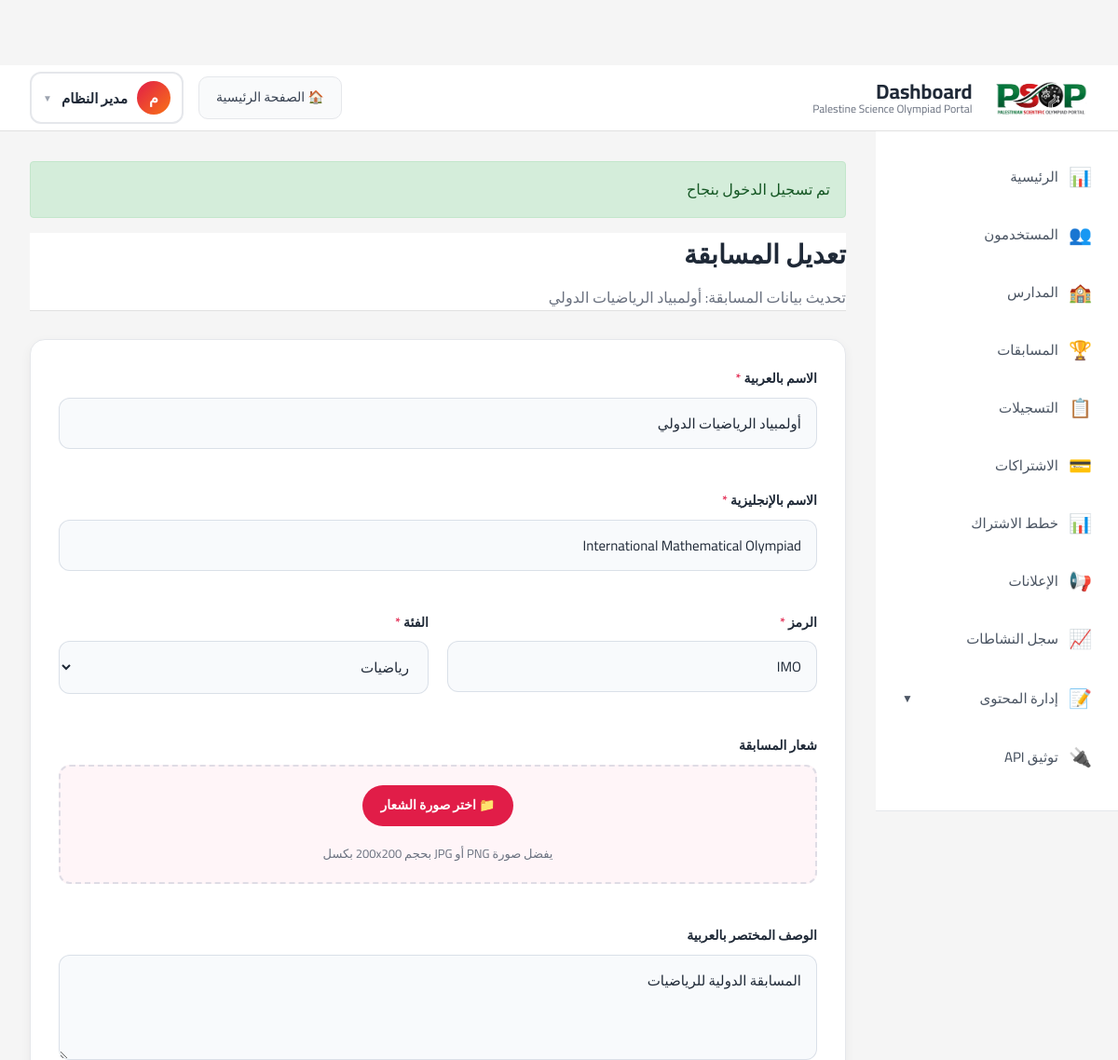
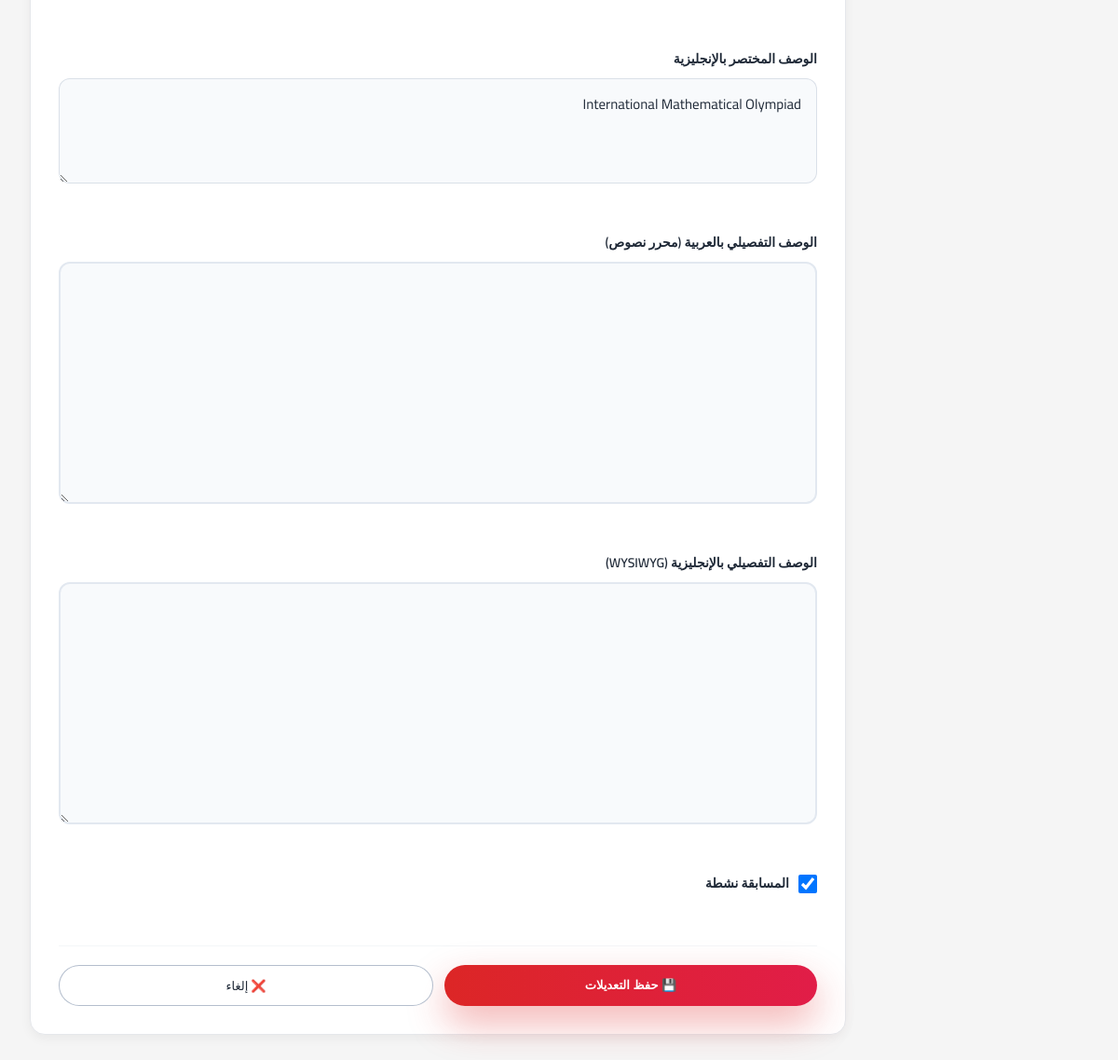
The app's page /public/admin/competitions/1/edit (signed in) with its own data (2 pictures, top to bottom).
### tables this page shows
CREATE TABLE users (
    id INT AUTO_INCREMENT PRIMARY KEY,
    name VARCHAR(255) NOT NULL,
    email VARCHAR(255) NOT NULL UNIQUE,
    password_hash VARCHAR(255) NOT NULL,
    phone VARCHAR(20),
    type ENUM('student', 'school_coordinator', 'trainer', 'admin', 'competition_manager') NOT NULL,
    status ENUM('active', 'inactive', 'pending', 'suspended') DEFAULT 'active',
    created_at DATETIME NOT NULL,
    updated_at DATETIME NOT NULL,
    INDEX idx_email (email),
    INDEX idx_type (type),
    INDEX idx_status (status)
);

CREATE TABLE competitions (
    id INT AUTO_INCREMENT PRIMARY KEY,
    name_ar VARCHAR(255) NOT NULL,
    name_en VARCHAR(255) NOT NULL,
    code VARCHAR(50) NOT NULL UNIQUE,
    category ENUM('mathematics', 'informatics', 'physics', 'chemistry', 'biology', 'ai', 'cybersecurity', 'other') NOT NULL,
    description_ar TEXT,
    description_en TEXT,
    long_description_ar MEDIUMTEXT,
    long_description_en MEDIUMTEXT,
    is_active TINYINT(1) DEFAULT 1,
    created_at DATETIME NOT NULL,
    updated_at DATETIME NOT NULL,
    INDEX idx_code (code),
    INDEX idx_category (category),
    INDEX idx_is_active (is_active)
);

### views/admin/competitions/edit.php (the view, shortened to what the rows shown need)
<div class="dashboard-header" style="margin-bottom: 30px;">
    <h1 style="color: var(--text-main); font-size: 28px; margin-bottom: 8px;">تعديل المسابقة</h1>
    <p style="color: var(--text-muted);">تحديث بيانات المسابقة: <?= $this->e($competition['name_ar']) ?></p>
</div>
<div class="card" style="background: white; border-radius: 16px; box-shadow: 0 4px 12px rgba(0,0,0,0.05); padding: 30px; max-width: 900px;">
    <form method="POST" action="<?= $this->url('/admin/competitions/' . $competition['id'] . '/update') ?>" enctype="multipart/form-data">
        <div style="display: grid; gap: 24px;">
            <div class="form-group">
                <label style="display: block; margin-bottom: 8px; font-weight: 600; color: var(--text-main);">
                    الاسم بالعربية <span style="color: var(--primary);">*</span>
                </label>
                <input type="text"
                       name="name_ar"
                       required
                       value="<?= $this->e($_SESSION['old']['name_ar'] ?? $competition['name_ar']) ?>"
                       style="width: 100%; padding: 12px 16px; border: 1px solid rgba(148, 163, 184, 0.3); border-radius: 12px; font-size: 15px;">
            </div>
            <div class="form-group">
                <label style="display: block; margin-bottom: 8px; font-weight: 600; color: var(--text-main);">
                    الاسم بالإنجليزية <span style="color: var(--primary);">*</span>
                </label>
                <input type="text"
                       name="name_en"
                       required
                       value="<?= $this->e($_SESSION['old']['name_en'] ?? $competition['name_en']) ?>"
                       style="width: 100%; padding: 12px 16px; border: 1px solid rgba(148, 163, 184, 0.3); border-radius: 12px; font-size: 15px;">
            </div>
            <div style="display: grid; grid-template-columns: 1fr 1fr; gap: 20px;">
                <div class="form-group">
                    <label style="display: block; margin-bottom: 8px; font-weight: 600; color: var(--text-main);">
                        الرمز <span style="color: var(--primary);">*</span>
                    </label>
                    <input type="text"
                           name="code"
                           required
                           value="<?= $this->e($_SESSION['old']['code'] ?? $competition['code']) ?>"
                           style="width: 100%; padding: 12px 16px; border: 1px solid rgba(148, 163, 184, 0.3); border-radius: 12px; font-size: 15px; text-transform: uppercase;">
                </div>
                <div class="form-group">
                    <label style="display: block; margin-bottom: 8px; font-weight: 600; color: var(--text-main);">
                        الفئة <span style="color: var(--primary);">*</span>
                    </label>
                    <select name="category"
                            required
                            style="width: 100%; padding: 12px 16px; border: 1px solid rgba(148, 163, 184, 0.3); border-radius: 12px; font-size: 15px;">
                        <?php $currentCategory = $_SESSION['old']['category'] ?? $competition['category']; ?>
                        <option value="mathematics" <?= $currentCategory === 'mathematics' ? 'selected' : '' ?>>رياضيات</option>
                    </select>
                </div>
            </div>
            <div class="form-group">
                <label style="display: block; margin-bottom: 8px; font-weight: 600; color: var(--text-main);">
                    شعار المسابقة
                </label>
                <div style="border: 2px dashed rgba(148, 163, 184, 0.3); border-radius: 12px; padding: 20px; text-align: center; background: var(--card-bg);">
                    <label for="logoInput" style="display: inline-block; padding: 10px 20px; background: var(--primary); color: white; border-radius: 999px; cursor: pointer; font-weight: 600; font-size: 14px;">
                        📁 <?= !empty($competition['logo_path']) ? 'تغيير الشعار' : 'اختر صورة الشعار' ?>
                    </label>
                    <p style="color: var(--text-muted); font-size: 13px; margin-top: 8px;">يفضل صورة PNG أو JPG بحجم 200x200 بكسل</p>
                </div>
            </div>
            <div class="form-group">
                <label style="display: block; margin-bottom: 8px; font-weight: 600; color: var(--text-main);">
                    الوصف المختصر بالعربية
                </label>
                <textarea name="description_ar"
                          rows="3"
                          style="width: 100%; padding: 12px 16px; border: 1px solid rgba(148, 163, 184, 0.3); border-radius: 12px; font-size: 15px; resize: vertical;"><?= $this->e($_SESSION['old']['description_ar'] ?? $competition['description_ar'] ?? '') ?></textarea>
            </div>
            <div class="form-group">
                <label style="display: block; margin-bottom: 8px; font-weight: 600; color: var(--text-main);">
                    الوصف المختصر بالإنجليزية
                </label>
                <textarea name="description_en"
                          rows="3"
                          style="width: 100%; padding: 12px 16px; border: 1px solid rgba(148, 163, 184, 0.3); border-radius: 12px; font-size: 15px; resize: vertical;"><?= $this->e($_SESSION['old']['description_en'] ?? $competition['description_en'] ?? '') ?></textarea>
            </div>
            <div class="form-group">
                <label style="display: block; margin-bottom: 8px; font-weight: 600; color: var(--text-main);">
                    الوصف التفصيلي بالعربية (محرر نصوص)
                </label>
                <textarea name="long_description_ar" class="wysiwyg-ar" rows="8"><?= $this->e($_SESSION['old']['long_description_ar'] ?? $competition['long_description_ar'] ?? '') ?></textarea>
            </div>
            <div class="form-group">
                <label style="display: block; margin-bottom: 8px; font-weight: 600; color: var(--text-main);">
                    الوصف التفصيلي بالإنجليزية (WYSIWYG)
                </label>
                <textarea name="long_description_en" class="wysiwyg-en" rows="8"><?= $this->e($_SESSION['old']['long_description_en'] ?? $competition['long_description_en'] ?? '') ?></textarea>
            </div>
            <div class="form-group">
                <label style="display: flex; align-items: center; gap: 10px; cursor: pointer;">
                    <input type="checkbox"
                           name="is_active"
                           value="1"
                           <?= ($competition['is_active'] ?? false) ? 'checked' : '' ?>
                           style="width: 20px; height: 20px; cursor: pointer;">
                    <span style="font-weight: 600; color: var(--text-main);">المسابقة نشطة</span>
                </label>
            </div>
            <div style="display: flex; gap: 12px; padding-top: 20px; border-top: 1px solid rgba(148, 163, 184, 0.1);">
                <button type="submit" class="btn btn-primary" style="flex: 1;">
                    💾 حفظ التعديلات
                </button>
                <a href="<?= $this->url('/admin/competitions') ?>"
                   class="btn btn-outline"
                   style="flex: 1; text-align: center; text-decoration: none; display: flex; align-items: center; justify-content: center;">
                    ❌ إلغاء
                </a>
            </div>
        </div>
    </form>
</div>
<link href="https://cdn.jsdelivr.net/npm/summernote@0.8.20/dist/summernote-lite.min.css" rel="stylesheet">

### views/layouts/dashboard.php (shortened to what the rows shown need)
<!DOCTYPE html>
<html lang="ar" dir="rtl">
<head>
    <link rel="stylesheet" href="<?= $this->asset('css/style.css') ?>">
</head>
<body class="dashboard-body">
    <header class="dashboard-header">
        <div class="dashboard-top-bar">
            <div class="dashboard-left">
                <div class="dashboard-brand">
                    <?php if (!empty($site_settings['site_logo'])): ?>
                        <img src="<?= $this->url($site_settings['site_logo']) ?>"
                             alt="Logo"
                             style="max-height: 40px; margin-left: 10px;">
                    <?php else: ?>
                        <div class="dashboard-icon">
                            <div class="dashboard-icon-inner"></div>
                        </div>
                    <?php endif; ?>
                    <div class="dashboard-title-box">
                        <h1 class="dashboard-title">Dashboard</h1>
                        <p class="dashboard-subtitle"><?= $this->e($site_settings['site_name_en'] ?? 'PSOP') ?></p>
                    </div>
                </div>
            </div>
            <div class="dashboard-right">
                <a href="<?= $this->url('/') ?>" class="home-link">🏠 الصفحة الرئيسية</a>
                <?php if (isset($user)): ?>
                    <div class="user-profile-box">
                        <button class="user-profile-btn" id="userProfileBtn">
                            <span class="user-avatar-circle"><?= mb_substr($this->e($user['name']), 0, 1) ?></span>
                            <span class="user-display-name"><?= $this->e($user['name']) ?></span>
                            <span class="arrow-down">▼</span>
                        </button>
                    </div>
                <?php endif; ?>
            </div>
        </div>
    </header>
    <div class="dashboard-layout">
        <aside class="sidebar">
            <ul class="sidebar-menu">
                <li><a href="<?= $this->url('/dashboard') ?>"><span>📊</span> الرئيسية</a></li>
                <?php if (isset($user) && in_array($user['type'], ['admin', 'competition_manager'])): ?>
                    <li><a href="<?= $this->url('/admin/users') ?>"><span>👥</span> المستخدمون</a></li>
                    <li><a href="<?= $this->url('/admin/schools') ?>"><span>🏫</span> المدارس</a></li>
                    <li><a href="<?= $this->url('/admin/competitions') ?>"><span>🏆</span> المسابقات</a></li>
                    <li><a href="<?= $this->url('/admin/registrations') ?>"><span>📋</span> التسجيلات</a></li>
                    <li><a href="<?= $this->url('/admin/subscriptions') ?>"><span>💳</span> الاشتراكات</a></li>
                    <li><a href="<?= $this->url('/admin/subscriptions/plans') ?>"><span>📊</span> خطط الاشتراك</a></li>
                    <li><a href="<?= $this->url('/admin/announcements') ?>"><span>📢</span> الإعلانات</a></li>
                    <li><a href="<?= $this->url('/admin/activity-logs') ?>"><span>📈</span> سجل النشاطات</a></li>
                    <li class="sidebar-dropdown">
                        <button class="sidebar-dropdown-toggle" onclick="toggleContentMenu(event)">
                            <span class="dropdown-content">
                                <span class="dropdown-icon">📝</span>
                                <span>إدارة المحتوى</span>
                            </span>
                            <span class="dropdown-arrow">▼</span>
                        </button>
                    </li>
                    <li><a href="<?= $this->url('/api/docs') ?>" target="_blank"><span>🔌</span> توثيق API</a></li>
                <?php endif; ?>
            </ul>
        </aside>
        <main class="dashboard-content">
            <?php if (isset($_SESSION['flash'])): ?>
                <?php foreach ($_SESSION['flash'] as $type => $message): ?>
                    <div class="alert alert-<?= $type ?>">
                        <?= $this->e($message) ?>
                    </div>
                <?php endforeach; ?>
            <?php endif; ?>
            <?= $viewContent ?>
        </main>
    </div>
</body>
</html>

### src/Core/Router.php (shortened to what the rows shown need)
<?php
class Router
{
    private array $routes = [];
    private array $config;
    public function __construct(array $config)
    {
        $this->config = $config;
    }
    private function addRoute(string $method, string $path, string $controller, string $action): void
    {
        $this->routes[] = [
            'method' => $method,
            'path' => $path,
            'controller' => $controller,
            'action' => $action,
            'pattern' => $this->convertPathToPattern($path),
        ];
    }
    private function convertPathToPattern(string $path): string
    {
        $pattern = preg_quote($path, '#');
        $pattern = preg_replace('/\\\{(\w+)\\\}/', '(?P<$1>[^/]+)', $pattern);
        return '#^' . $pattern . '$#';
    }
    public function dispatch(string $requestMethod, string $requestUri): void
    {
        $uri = parse_url($requestUri, PHP_URL_PATH);
        $basePath = parse_url($this->config['app']['base_url'], PHP_URL_PATH) ?? '';
        $basePath = rtrim($basePath, '/');
        if (!empty($basePath) && strpos($uri, $basePath) === 0) {
            $uri = substr($uri, strlen($basePath));
        }
        foreach ($this->routes as $route) {
            if (($route['method'] === $requestMethod || $route['method'] === 'ANY')
                && preg_match($route['pattern'], $uri, $matches)) {
                $params = array_filter($matches, 'is_string', ARRAY_FILTER_USE_KEY);
                $controller = new $controllerClass($this->config);
                $action = $route['action'];
                $args = array_values($params);
                call_user_func_array([$controller, $action], $args);
                return;
            }
        }
    }
}

### records on screen
users: name "م", name "مدير النظام", type "admin" (drawn)
competitions: name_ar "أولمبياد الرياضيات الدولي", name_en "International Mathematical Olympiad", code "IMO", category "رياضيات", description_ar "المسابقة الدولية للرياضيات", description_en "International Mathematical Olympiad", is_active "☑"

### other values on screen
$this->e($site_settings['site_name_en'] ?? 'PSOP') "Palestine Science Olympiad Portal"
$this->e($message) "تم تسجيل الدخول بنجاح"
